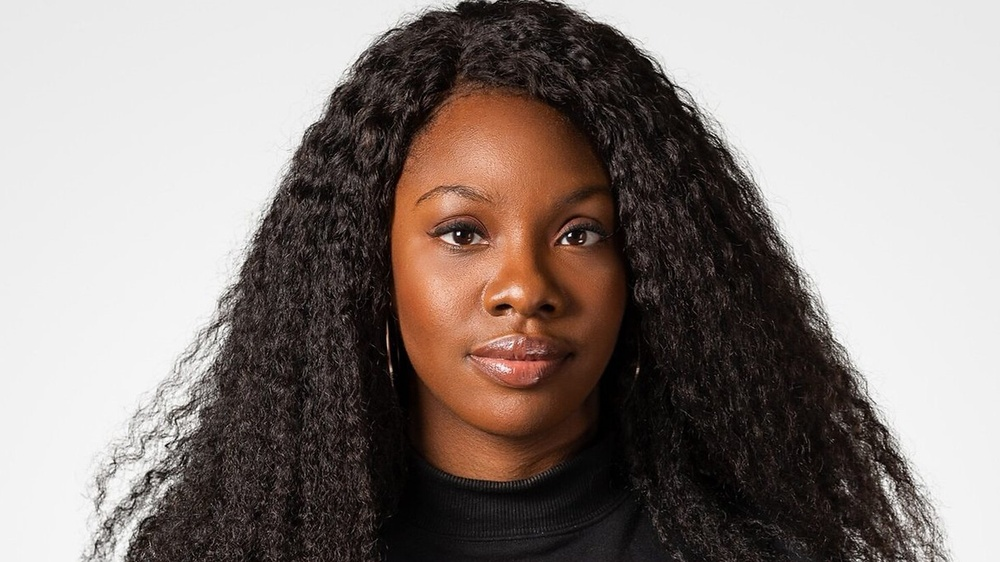
#> input picture skin_detection/images/test_images/test_1.jpeg, 1000 x 562 px, shrunk from 1920 x 1080 before the run
$ jupyter execute --allow-errors test_derm_ita.ipynb
#> lines starting #> are read from the running program, lines starting #| are printed output that depends on the picture; after the words box and inside, x2 and y2 are one past the last pixel; in counts of white or black regions, pixels touching at a corner belong together
[cell 1]
from derm_ita import get_fitzpatrick_type
from derm_ita import get_ita
from derm_ita.cropped_center import get_cropped_center_patches_ita_list
from derm_ita.boarder_removal import get_border_removal_size
from derm_ita.ita_core_computations import compute_ita_from_lab
from PIL import Image
# import PIL
# import Image
import os
import cv2
import numpy as np

The 'derm_ita' library is sometimes not accurate with a lot of background so first crop faces

ref: https://www.geeksforgeeks.org/cropping-faces-from-images-using-opencv-python/

[cell 2]
# TEST image cropping
name = "./images/test_images/test_1.jpeg"
# Read the input image
img = cv2.imread(name)
#> img is the input picture: shape (562, 1000, 3); mean B, G, R 127.2, 131.6, 142

# Convert into grayscale
gray = cv2.cvtColor(img, cv2.COLOR_BGR2GRAY)
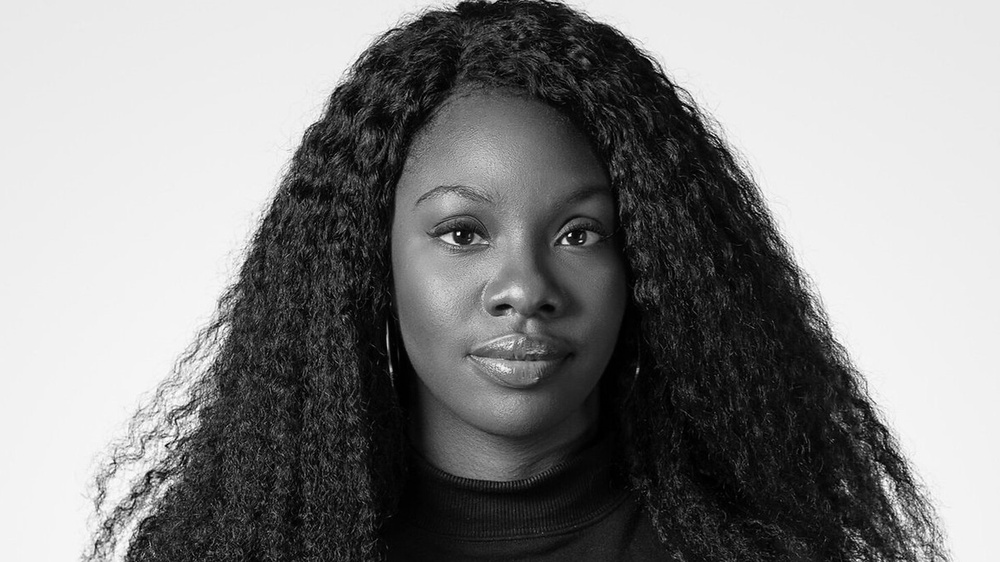
#> gray: shape (562, 1000); min 0, max 255, mean 134.2

# Load the cascade
face_cascade = cv2.CascadeClassifier(cv2.data.haarcascades + 'haarcascade_frontalface_default.xml')

# Detect faces
faces = face_cascade.detectMultiScale(gray, 1.1, 4)
#> faces = [[371, 116, 290, 290]]

# Draw rectangle around the faces and crop the faces - faces detected is saved
counter = 1
for (x, y, w, h) in faces:
	cv2.rectangle(img, (x, y), (x+w, y+h), (0, 0, 255), 2)
	faces = img[y:y + h, x:x + w]
	cv2.imshow("face",faces)
	# save cropped image to whatever path
	cv2.imwrite(f'./images/cropped/test_1_cropped_{counter}.jpg', faces)
	counter+=1
#> this loop made 1 pass
#> (x, y, w, h, counter) on pass 1: (371, 116, 290, 290, 2)
#> pass 1, `faces = img[y:y + h, x:x + w]`:
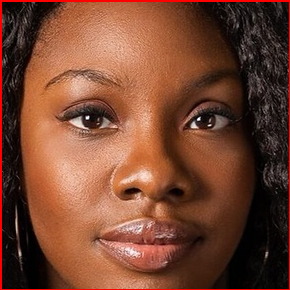
#> faces: shape (290, 290, 3); mean B, G, R 49.3, 69.6, 118.8
#> after the loop:
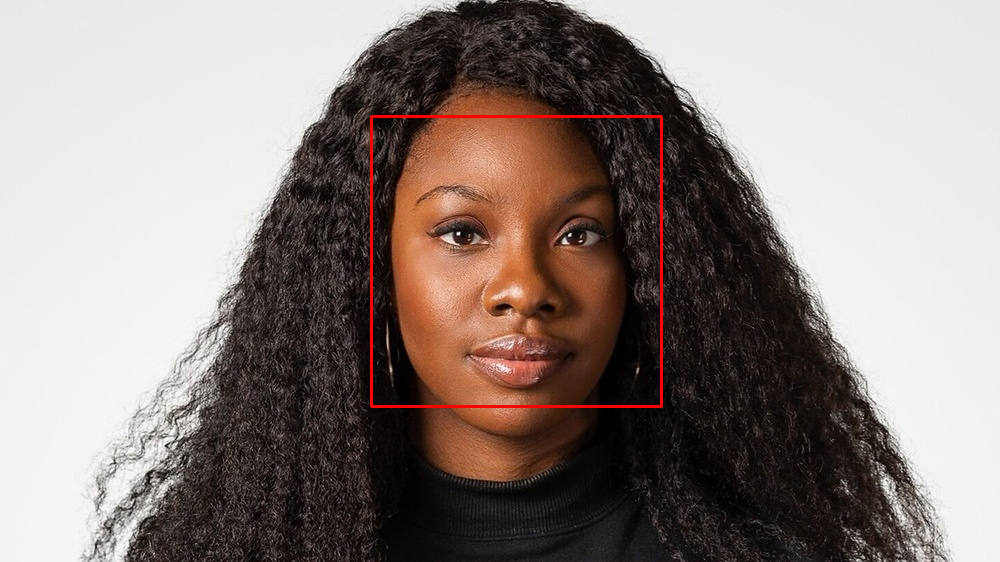
#> img: shape (562, 1000, 3); 0.62% of pixels changed, all inside (x1, y1, x2, y2) = (370, 115, 663, 408)
#> after the loop, counter = 2
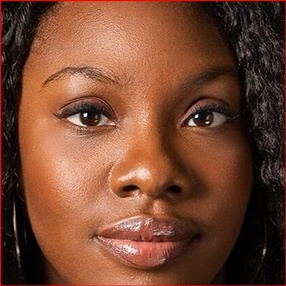
#> input picture skin_detection/images/cropped/test_1_cropped_1.jpg, 286 x 286 px, shrunk from 550 x 550 before the run, found by its file name

# Display and save the output the output
cv2.imwrite('./images/output/detected.jpg', img)
cv2.imshow('img', img)

NOTE: for some reason this doesn't work with PNG images, but works fine with JPG/JPEG images. I havrnt tested it on any other types.

ref: https://github.com/AdamCorbinFAUPhD/derm_ita

[cell 3]
# using 'derm_ita' library
from derm_ita import get_ita
from PIL import Image


#> (the rest of this cell did not finish here and is left out)
